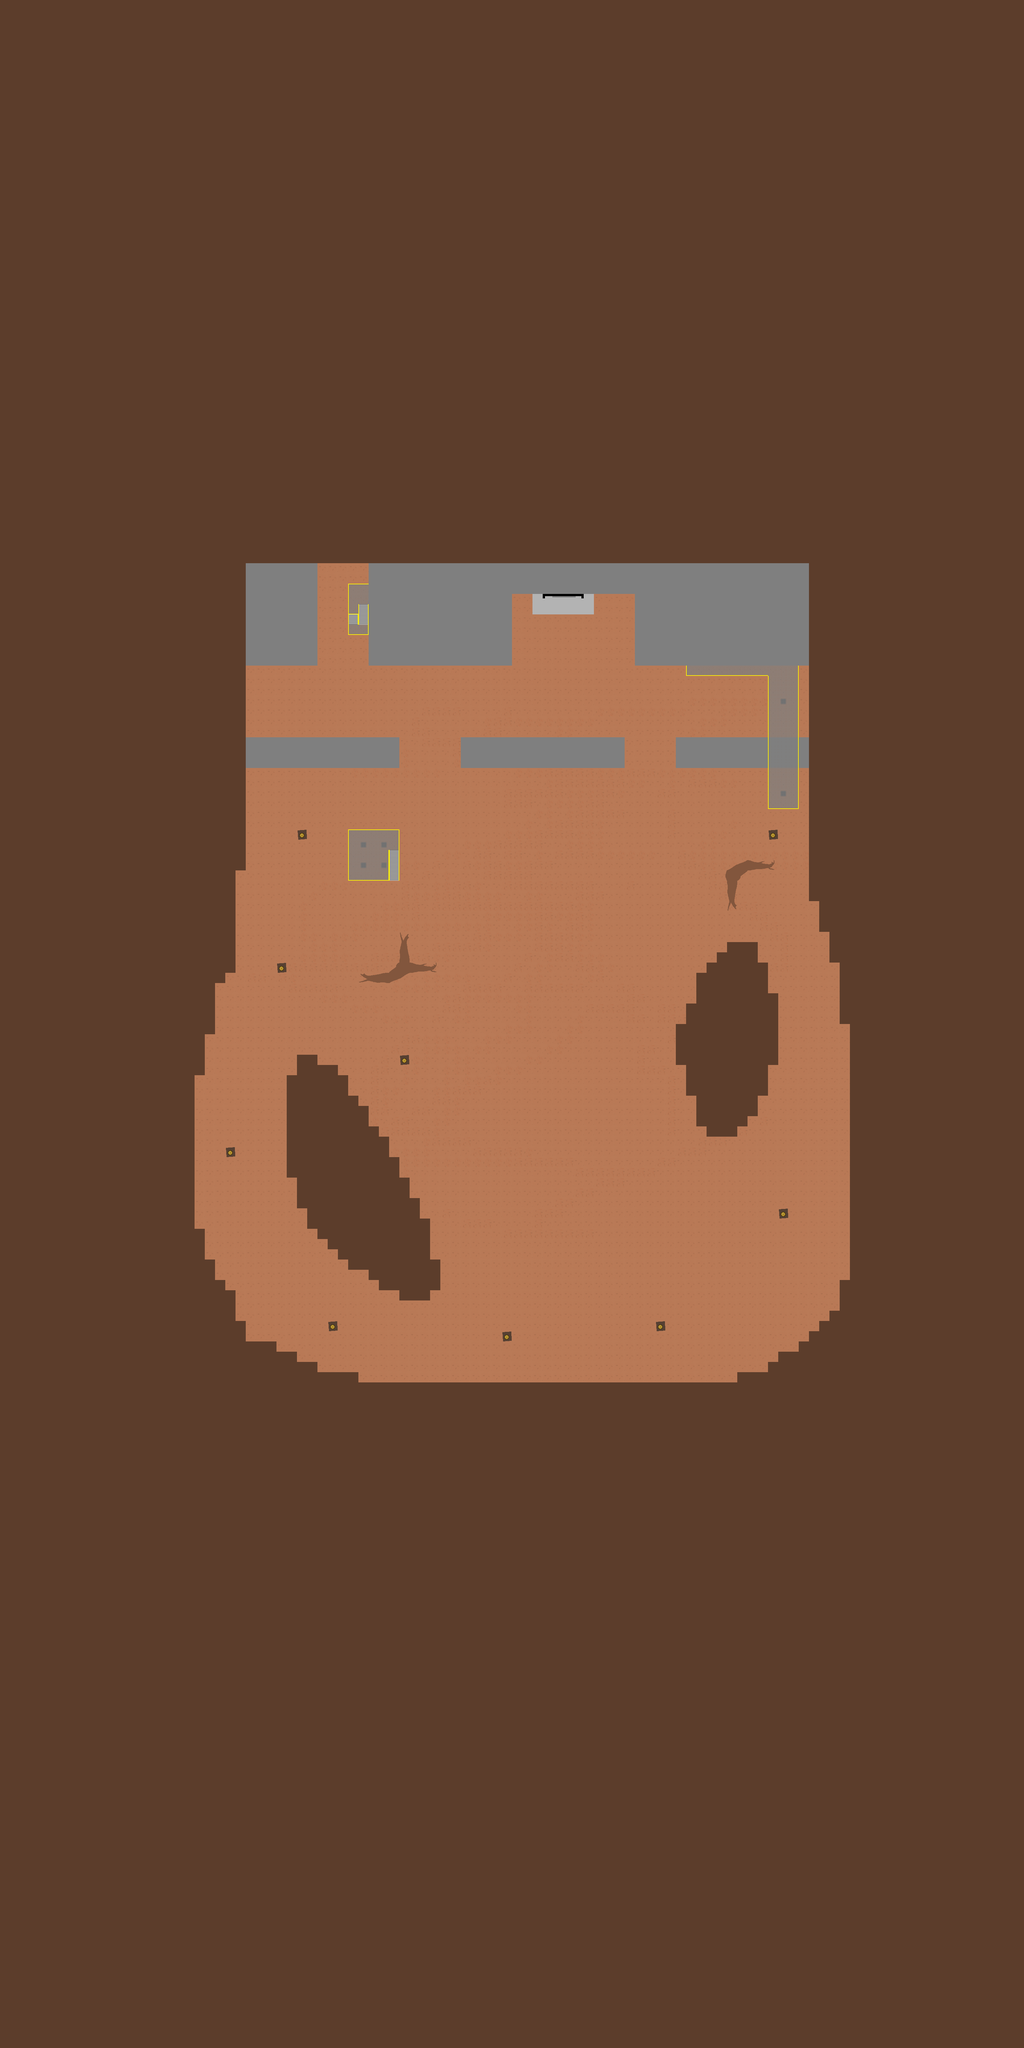

A 2D game scene composited from a Tiled map and its tileset images. What follows is a short description and the map's XML, with each tile layer's data collapsed to a summary:
An orthogonal 100x200 tile map with 32x32 px tiles, 4 tile layers (background, walls, overhead, spawn_regions), 2 hidden layers not drawn, 16 tilesets.

<map version="1.10" tiledversion="1.10.2" orientation="orthogonal" renderorder="right-down" width="100" height="200" tilewidth="32" tileheight="32" infinite="0" nextlayerid="8" nextobjectid="1">
 <tileset firstgid="1" source="background.tsx" />
 <tileset firstgid="5" name="walls" tilewidth="32" tileheight="32" tilecount="1" columns="1">
  <image source="wall.png" width="32" height="32" />
 </tileset>
 <tileset firstgid="6" source="entrance_walls.tsx" />
 <tileset firstgid="7" source="main.tsx" />
 <tileset firstgid="8" source="sell_area.tsx" />
 <tileset firstgid="9" source="large dark grey.tsx" />
 <tileset firstgid="10" source="stiars.tsx" />
 <tileset firstgid="11" source="comp_background.tsx" />
 <tileset firstgid="12" source="sider.tsx" />
 <tileset firstgid="13" source="sideb.tsx" />
 <tileset firstgid="14" source="sidec.tsx" />
 <tileset firstgid="15" source="noside.tsx" />
 <tileset firstgid="16" source="post.tsx" />
 <tileset firstgid="17" source="branch.tsx" />
 <tileset firstgid="32" source="main_entrance_sprite.tsx" />
 <tileset firstgid="36" source="bell.tsx" />
 <layer id="5" name="dropship" width="100" height="200" visible="0">
  <data>[20000 cells, 1 non-empty, 1 distinct tile ids]</data>
 </layer>
 <layer id="4" name="background" width="100" height="200">
  <data>[20000 cells, 20000 non-empty, 5 distinct tile ids]</data>
 </layer>
 <layer id="3" name="entrance" width="100" height="200" visible="0">
  <data>[20000 cells, 32 non-empty, 1 distinct tile ids]</data>
 </layer>
 <layer id="2" name="walls" width="100" height="200">
  <data>[20000 cells, 1405 non-empty, 13 distinct tile ids]</data>
 </layer>
 <layer id="6" name="overhead" width="100" height="200">
  <data>[20000 cells, 99 non-empty, 19 distinct tile ids]</data>
 </layer>
 <layer id="7" name="spawn_regions" width="100" height="200">
  <data>[20000 cells, 9 non-empty, 1 distinct tile ids]</data>
 </layer>
</map>
